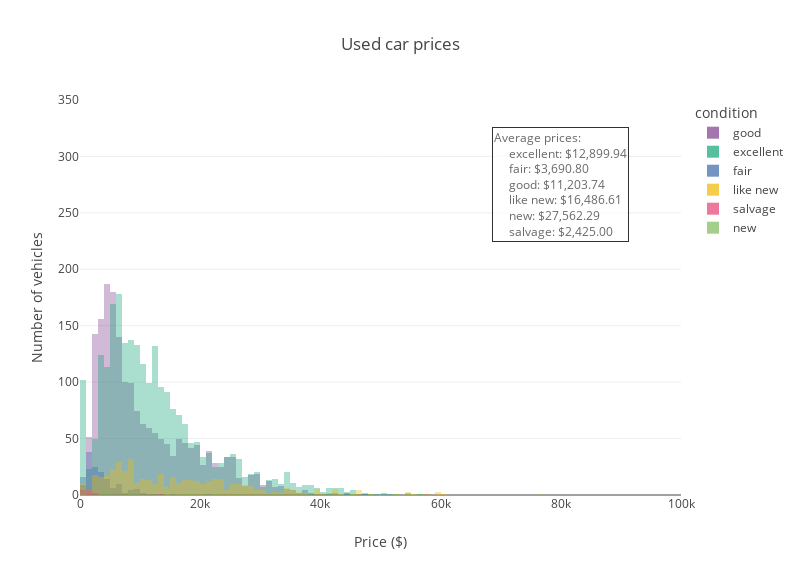

Source (notebook cell):
### Code cell
# create grouping
# calculate the average price by condition
average_condition = sample.groupby('condition')['price'].mean().reset_index()

# histogram plot
fig = px.histogram(sample,
                   x='price',
                   title='Used car prices',
                   nbins=100,
                   color='condition',
                   barmode='overlay',
                   )

# add an annotation
fig.add_annotation(
    x=80000,  # horizontal position within the plot area
    y=275,
    text=f"""Average prices:<br>
    {average_condition.iloc[0, 0]}: ${average_condition.iloc[0, 1]:,.2f}<br>
    {average_condition.iloc[1, 0]}: ${average_condition.iloc[1, 1]:,.2f}<br>
    {average_condition.iloc[2, 0]}: ${average_condition.iloc[2, 1]:,.2f}<br>
    {average_condition.iloc[3, 0]}: ${average_condition.iloc[3, 1]:,.2f}<br>
    {average_condition.iloc[4, 0]}: ${average_condition.iloc[4, 1]:,.2f}<br>
    {average_condition.iloc[5, 0]}: ${average_condition.iloc[5, 1]:,.2f}""",
    showarrow=False,
    bgcolor="white",
    bordercolor="black",
    borderwidth=1,
    opacity=0.8,
    align="left"
)

fig.update_layout(xaxis_title="Price ($)",
                  yaxis_title="Number of vehicles",
                  width=800,
                  height=575,
                  )

# Change transparency/visibility with 'opacity' parameter
fig.update_traces(opacity=0.7)

# set x and y axis limits
fig.update_xaxes(range=[0, 100000])
fig.update_yaxes(range=[0, 350])

fig.show()

### Figure 1 — Plotly figure (JSON) as saved in the notebook; plotly's stock layout.template omitted (floating-point values rounded to 4 significant figures; data arrays with more than 128 entries replaced by an {"elided": "..."} marker saying what was removed)
{"data": [{"alignmentgroup": "True", "bingroup": "x", "hovertemplate": "condition=good<br>price=%{x}<br>count=%{y}<extra></extra>", "legendgroup": "good", "marker": {"color": "rgb(127, 60, 141)", "opacity": 0.5, "pattern": {"shape": ""}}, "name": "good", "nbinsx": 100, "offsetgroup": "good", "opacity": 0.7, "orientation": "v", "showlegend": true, "type": "histogram", "x": {"elided": "1938 int values"}, "xaxis": "x", "yaxis": "y"}, {"alignmentgroup": "True", "bingroup": "x", "hovertemplate": "condition=excellent<br>price=%{x}<br>count=%{y}<extra></extra>", "legendgroup": "excellent", "marker": {"color": "rgb(17, 165, 121)", "opacity": 0.5, "pattern": {"shape": ""}}, "name": "excellent", "nbinsx": 100, "offsetgroup": "excellent", "opacity": 0.7, "orientation": "v", "showlegend": true, "type": "histogram", "x": {"elided": "2428 int values"}, "xaxis": "x", "yaxis": "y"}, {"alignmentgroup": "True", "bingroup": "x", "hovertemplate": "condition=fair<br>price=%{x}<br>count=%{y}<extra></extra>", "legendgroup": "fair", "marker": {"color": "rgb(57, 105, 172)", "opacity": 0.5, "pattern": {"shape": ""}}, "name": "fair", "nbinsx": 100, "offsetgroup": "fair", "opacity": 0.7, "orientation": "v", "showlegend": true, "type": "histogram", "x": {"elided": "147 int values"}, "xaxis": "x", "yaxis": "y"}, {"alignmentgroup": "True", "bingroup": "x", "hovertemplate": "condition=like new<br>price=%{x}<br>count=%{y}<extra></extra>", "legendgroup": "like new", "marker": {"color": "rgb(242, 183, 1)", "opacity": 0.5, "pattern": {"shape": ""}}, "name": "like new", "nbinsx": 100, "offsetgroup": "like new", "opacity": 0.7, "orientation": "v", "showlegend": true, "type": "histogram", "x": {"elided": "458 int values"}, "xaxis": "x", "yaxis": "y"}, {"alignmentgroup": "True", "bingroup": "x", "hovertemplate": "condition=salvage<br>price=%{x}<br>count=%{y}<extra></extra>", "legendgroup": "salvage", "marker": {"color": "rgb(231, 63, 116)", "opacity": 0.5, "pattern": {"shape": ""}}, "name": "salvage", "nbinsx": 100, "offsetgroup": "salvage", "opacity": 0.7, "orientation": "v", "showlegend": true, "type": "histogram", "x": [1000, 13500, 2500, 800, 1700, 800, 1200, 800, 1000, 3000, 2000, 800], "xaxis": "x", "yaxis": "y"}, {"alignmentgroup": "True", "bingroup": "x", "hovertemplate": "condition=new<br>price=%{x}<br>count=%{y}<extra></extra>", "legendgroup": "new", "marker": {"color": "rgb(128, 186, 90)", "opacity": 0.5, "pattern": {"shape": ""}}, "name": "new", "nbinsx": 100, "offsetgroup": "new", "opacity": 0.7, "orientation": "v", "showlegend": true, "type": "histogram", "x": [14950, 18000, 12, 8300, 55102, 32500, 41500, 76000, 56004, 4500, 45500, 3995, 22146, 38800, 41800, 4950, 4500], "xaxis": "x", "yaxis": "y"}], "layout": {"annotations": [{"align": "left", "bgcolor": "white", "bordercolor": "black", "borderwidth": 1, "opacity": 0.8, "showarrow": false, "text": "Average prices:<br>\n    excellent: $12,899.94<br>\n    fair: $3,690.80<br>\n    good: $11,203.74<br>\n    like new: $16,486.61<br>\n    new: $27,562.29<br>\n    salvage: $2,425.00", "x": 80000, "y": 275}], "barmode": "overlay", "height": 575, "legend": {"title": {"text": "condition"}, "tracegroupgap": 0}, "title": {"text": "Used car prices"}, "width": 800, "xaxis": {"anchor": "y", "domain": [0, 1], "range": [0, 100000], "title": {"text": "Price ($)"}}, "yaxis": {"anchor": "x", "domain": [0, 1], "range": [0, 350], "title": {"text": "Number of vehicles"}}}}
